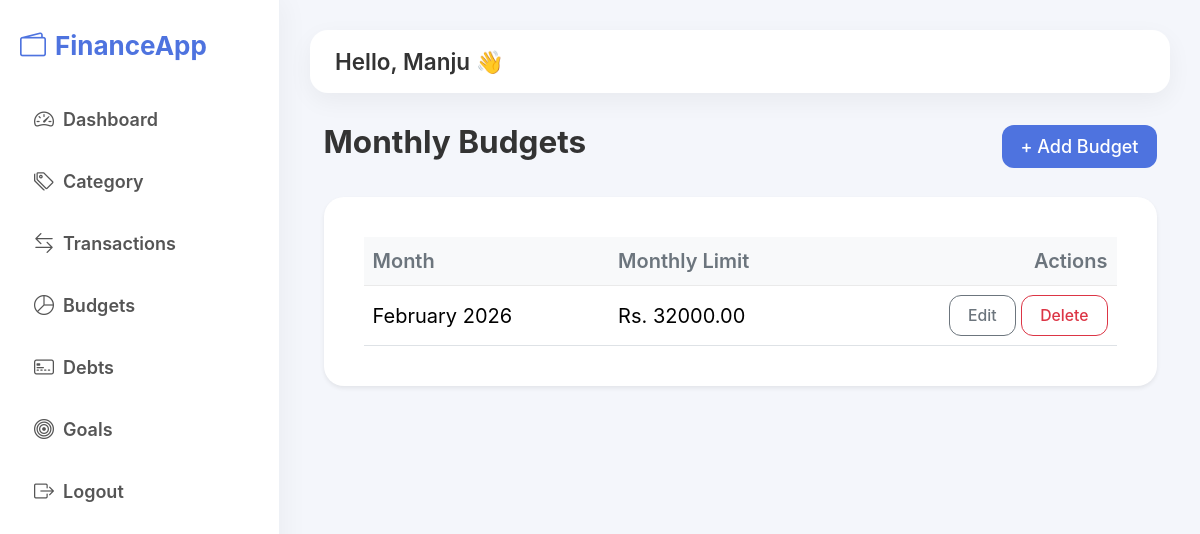
/budgets/ (signed in), run on an earlier commit of the app's database.
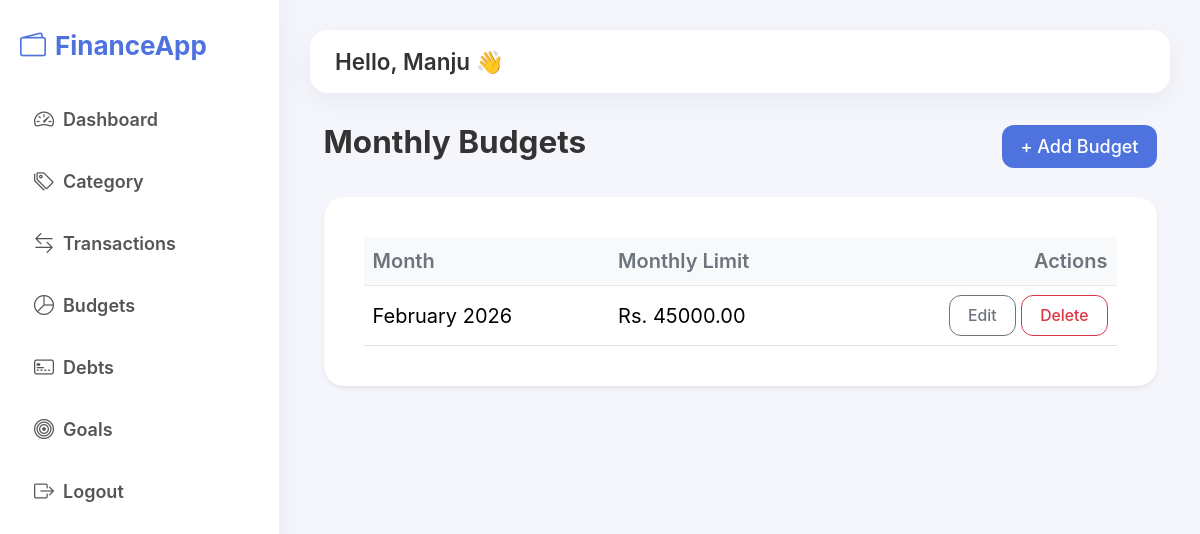
And on a later commit of the database.
### fintrack_app/models.py (models this page shows, shortened)
class TimeStampModel(models.Model):
    created_at = models.DateTimeField(auto_now_add=True)
    updated_at = models.DateTimeField(auto_now=True)
    class Meta:
        abstract = True

class Budget(TimeStampModel):
    user = models.ForeignKey(User, on_delete=models.CASCADE)
    monthly_limit = models.DecimalField(max_digits=12, decimal_places=2, validators=[MinValueValidator(0.01)])
    month = models.DateField()
    class Meta:
        ordering = ["-month"]

### fintrack_app/views.py (the view)
# urls.py: path('budgets/', views.BudgetListView.as_view(), name='budget-list'),
class BudgetListView(UserQuerysetMixin, ListView):
    model = Budget
    template_name = 'fintrack_app/budget/budget_list.html'
    context_object_name = 'budgets'
    def get_queryset(self):
        return Budget.objects.filter(user=self.request.user)

### templates/fintrack_app/budget/budget_list.html
{% extends "fintrack_app/base.html" %}
{% block content %}
<div class="container mt-4">
    <div class="d-flex justify-content-between align-items-center mb-4">
        <h3 class="fw-bold">Monthly Budgets</h3>
        <a href="{% url 'budget-add' %}" class="btn btn-primary">
            + Add Budget
        </a>
    </div>
    {% if budgets %}
    <div class="card shadow-sm">
        <div class="card-body">
            <table class="table align-middle">
                <thead class="table-light">
                    <tr>
                        <th>Month</th>
                        <th>Monthly Limit</th>
                        <th class="text-end">Actions</th>
                    </tr>
                </thead>
                <tbody>
                    {% for budget in budgets %}
                    <tr>
                        <td>
                            {{ budget.month|date:"F Y" }}
                        </td>
                        <td>
                            Rs. {{ budget.monthly_limit }}
                        </td>
                        <td class="text-end">
                            <a href="{% url 'budget-edit' budget.pk %}"
                               class="btn btn-sm btn-outline-secondary">
                                Edit
                            </a>
                            <a href="{% url 'budget-delete' budget.pk %}"
                               class="btn btn-sm btn-outline-danger">
                                Delete
                            </a>
                        </td>
                    </tr>
                    {% endfor %}
                </tbody>
            </table>
        </div>
    </div>
    {% else %}
        <div class="alert alert-info">
            No budgets added yet.
        </div>
    {% endif %}
</div>
{% endblock %}

What changed in the data, as far as the page shows it:
changed Budget: monthly_limit "32000.00" → "45000.00"
